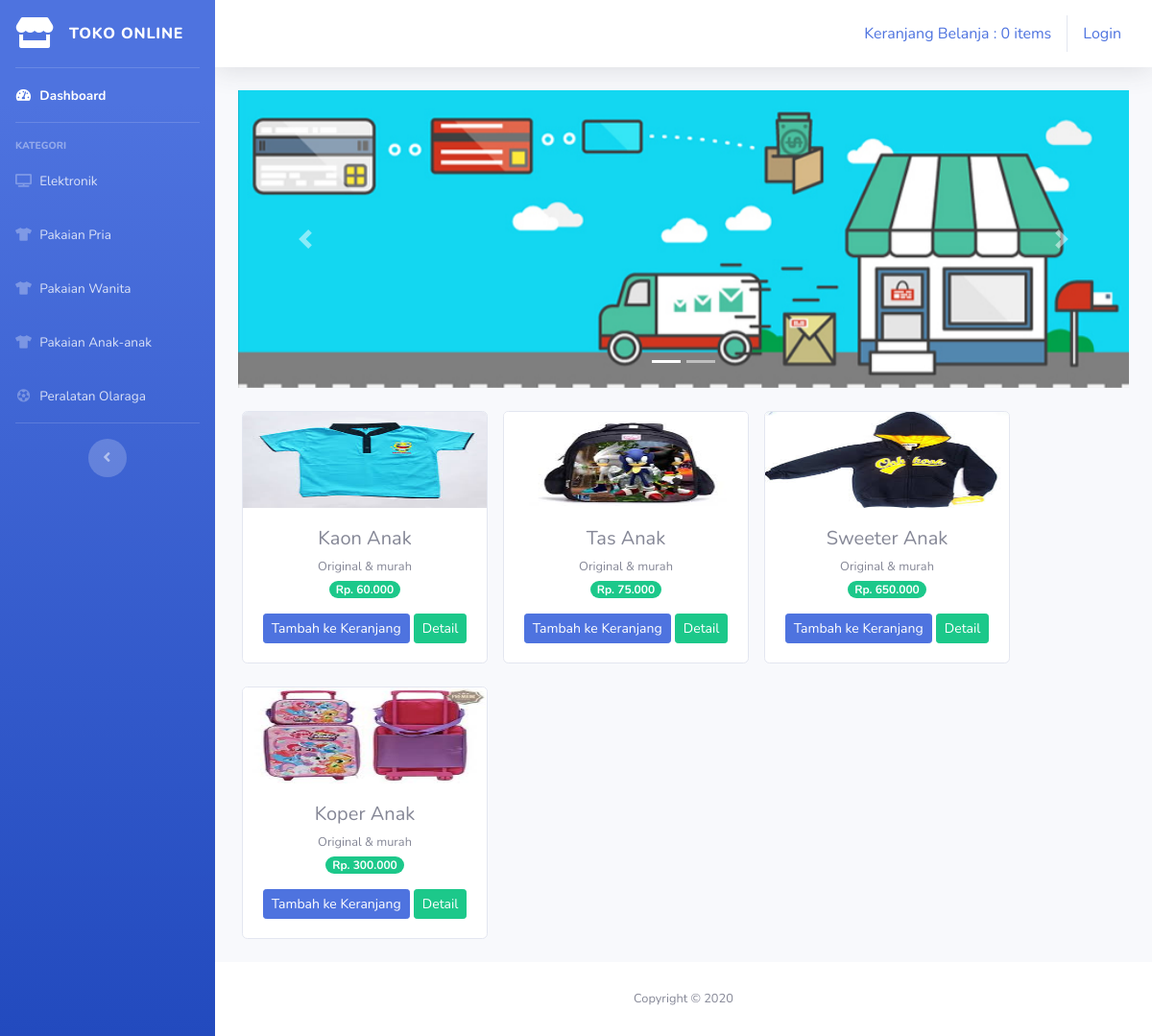
/index.php/kategori/pakaian_anak, run on the app's committed database.
### tables this page shows
CREATE TABLE `tb_barang` (
  `id_brg` int(11) NOT NULL,
  `nama_brg` varchar(70) NOT NULL,
  `keterangan` varchar(200) NOT NULL,
  `kategori` varchar(50) NOT NULL,
  `harga` int(11) NOT NULL,
  `stok` int(4) NOT NULL,
  `gambar` text NOT NULL
);

### application/controllers/kategori.php (called while the page is built, shortened)
<?php
class Kategori extends CI_Controller {
    public function pakaian_anak()
    {
        $data['pakaian_anak'] = $this->model_kategori->pakaian_anak()->result();
        $this->load->view('templates/header');
        $this->load->view('templates/sidebar');
        $this->load->view('pakaian_anak', $data);
        $this->load->view('templates/footer');
    }
}

### index.php (called while the page is built, shortened)
<?php
require_once BASEPATH.'core/CodeIgniter.php';

### application/models/model_kategori.php (called while the page is built, shortened)
<?php
class Model_kategori extends CI_Model {
    public function pakaian_anak()
    {
        return $this->db->get_where('tb_barang', ['kategori' => 'Pakaian Anak-anak']);
    }
}

### application/views/pakaian_anak.php (the view, shortened to what this page needs)
<div class="container-fluid">
    <div id="carouselExampleIndicators" class="carousel slide" data-ride="carousel">
    <ol class="carousel-indicators">
        <li data-target="#carouselExampleIndicators" data-slide-to="0" class="active"></li>
        <li data-target="#carouselExampleIndicators" data-slide-to="1"></li>
    </ol>
    <div class="carousel-inner">
        <div class="carousel-item active">
        <img src="<?= base_url('assets/img/slider/slider1.jpg'); ?>" class="d-block w-100" alt="...">
        </div>
    </div>
    <a class="carousel-control-prev" href="#carouselExampleIndicators" role="button" data-slide="prev">
        <span class="carousel-control-prev-icon" aria-hidden="true"></span>
    </a>
    <a class="carousel-control-next" href="#carouselExampleIndicators" role="button" data-slide="next">
        <span class="carousel-control-next-icon" aria-hidden="true"></span>
    </a>
    </div>
    <div class="row text-center mt-4">
        <?php foreach ($pakaian_anak as $brg) :?>
            <div class="card ml-3 mb-4" style="width: 16rem;">
                <img src="<?= base_url().'assets/img/'.$brg->gambar ?>" class="card-img-top" width="50px" height="100px">
                <div class="card-body">
                    <h5 class="card-title mb-1"><?= $brg->nama_brg ?></h5>
                    <small><?= $brg->keterangan ?></small><br>
                    <span class="badge badge-pill badge-success mb-3">Rp. <?= number_format($brg->harga, 0, ',','.'); ?></span>
                    <?= anchor('dashboard/tambah_ke_keranjang/'.$brg->id_brg, '<div class="btn btn-sm btn-primary">Tambah ke Keranjang</div>'); ?>
                    <?= anchor('dashboard/detail/'.$brg->id_brg, '<div class="btn btn-sm btn-success">Detail</div>'); ?>
                </div>
                </div>
        <?php endforeach; ?>
    </div>
</div>

### data on the page
tb_barang: gambar (picture), nama_brg "Kaon Anak", keterangan "Original & murah", harga "60.000", id_brg "Tambah ke Keranjang", id_brg "Detail"
tb_barang: gambar (picture), nama_brg "Tas Anak", keterangan "Original & murah", harga "75.000", id_brg "Tambah ke Keranjang", id_brg "Detail"
tb_barang: gambar (picture), nama_brg "Sweeter Anak", keterangan "Original & murah", harga "650.000", id_brg "Tambah ke Keranjang", id_brg "Detail"
tb_barang: gambar (picture), nama_brg "Koper Anak", keterangan "Original & murah", harga "300.000", id_brg "Tambah ke Keranjang", id_brg "Detail"

### other printed values
anchor('dashboard/detail_keranjang', $keranjang) "Keranjang Belanja : 0 items"
anchor('auth/login','Login') "Login"
